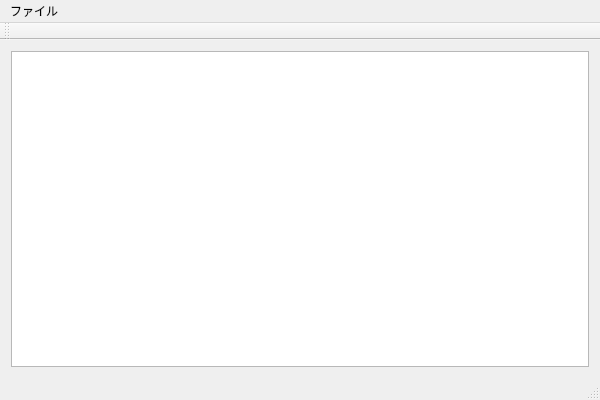
<?xml version="1.0" encoding="UTF-8"?>
<ui version="4.0">
 <class>mynotepadClass</class>
 <widget class="QMainWindow" name="mynotepadClass">
  <property name="geometry">
   <rect>
    <x>0</x>
    <y>0</y>
    <width>600</width>
    <height>400</height>
   </rect>
  </property>
  <property name="font">
   <font>
    <family>Yu Gothic</family>
   </font>
  </property>
  <property name="windowTitle">
   <string>mynotepad</string>
  </property>
  <widget class="QWidget" name="centralWidget">
   <layout class="QVBoxLayout" name="verticalLayout">
    <item>
     <widget class="QTextEdit" name="textEdit">
      <property name="font">
       <font>
        <family>IPAexGothic</family>
       </font>
      </property>
     </widget>
    </item>
   </layout>
  </widget>
  <widget class="QMenuBar" name="menuBar">
   <property name="geometry">
    <rect>
     <x>0</x>
     <y>0</y>
     <width>600</width>
     <height>21</height>
    </rect>
   </property>
   <widget class="QMenu" name="menu">
    <property name="font">
     <font>
      <family>IPAexGothic</family>
     </font>
    </property>
    <property name="title">
     <string>ファイル</string>
    </property>
    <addaction name="actionNew"/>
    <addaction name="actionOpen"/>
    <addaction name="actionSave"/>
    <addaction name="actionSaveAs"/>
    <addaction name="actionExit"/>
   </widget>
   <addaction name="menu"/>
  </widget>
  <widget class="QToolBar" name="mainToolBar">
   <attribute name="toolBarArea">
    <enum>TopToolBarArea</enum>
   </attribute>
   <attribute name="toolBarBreak">
    <bool>false</bool>
   </attribute>
  </widget>
  <widget class="QStatusBar" name="statusBar"/>
  <action name="actionNew">
   <property name="text">
    <string>新規作成</string>
   </property>
   <property name="font">
    <font>
     <family>IPAexGothic</family>
    </font>
   </property>
  </action>
  <action name="actionOpen">
   <property name="text">
    <string>開く</string>
   </property>
   <property name="font">
    <font>
     <family>IPAexGothic</family>
    </font>
   </property>
  </action>
  <action name="actionSave">
   <property name="text">
    <string>上書き保存</string>
   </property>
   <property name="font">
    <font>
     <family>IPAexGothic</family>
    </font>
   </property>
  </action>
  <action name="actionSaveAs">
   <property name="text">
    <string>名前を付けて保存</string>
   </property>
   <property name="font">
    <font>
     <family>IPAexGothic</family>
    </font>
   </property>
  </action>
  <action name="actionExit">
   <property name="text">
    <string>終了</string>
   </property>
   <property name="font">
    <font>
     <family>IPAexGothic</family>
    </font>
   </property>
  </action>
 </widget>
 <layoutdefault spacing="6" margin="11"/>
 <resources/>
 <connections/>
</ui>
